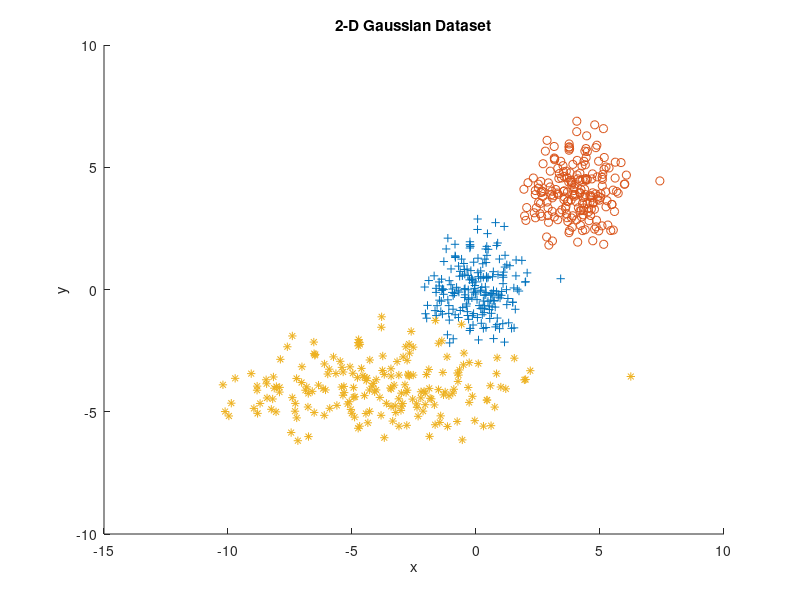

Reproduce this figure in MATLAB. (Note: this script raises an error after producing the figure.)
clear all;

% Generating 2-D datasets as per practical sheet
% a~N([0, 0], [1, 0; 0, 1])
a = randn(200, 2);
% b~N([4, 4], [1, 0; 0, 1])
b = a + 4;
% c~N([-4, -4], [9, 0; 0 ,1])
c = a;
c(:, 1) = 3*c(:, 1);
c = c - 4;
d = [a; b];
e = [a; b; c];

figure
hold on
plot(a(:, 1), a(:, 2), "+")
plot(b(:,1),b(:,2), "o");
plot(c(:,1),c(:,2), "*");
xlabel("x")
ylabel("y")
title("2-D Gaussian Dataset")
hold off

% 1) Testing on dataset d (true means = (0, 0) and (4, 4))
% Randomly initialising T (with points chosen from whole dataset)
% T = [];
% for i = 1:2
%     T = [T; d(randi([1, length(d)]), :)];
% end
% Randomly initialising T (with points chosen from each desired true
% cluster)
T = [d(randi([1, 200]), :); d(randi([201, length(d)]), :)];
lambda = [1, 2, 4];
% Test non-blurring on dataset d with k = 2 clusters and different lambda
for i = 1:length(lambda)
    T = mean_shift(d, T, lambda(i), 0, 2, i + 1)
end

% 2) Testing on dataset e (true means = (0, 0), (4, 4) and (-4, -4))
% Randomly initialising T (with points chosen from each desired true
% cluster)
T = [e(randi([1, 200]), :); e(randi([201, 400]), :); ...
    e(randi([401, length(e)]), :)];
% Test non-blurring on dataset e with k = 3 clusters and different lambda
for i = 1:length(lambda)
    T = mean_shift(e, T, lambda(i), 0, 3, i + 4)
end
